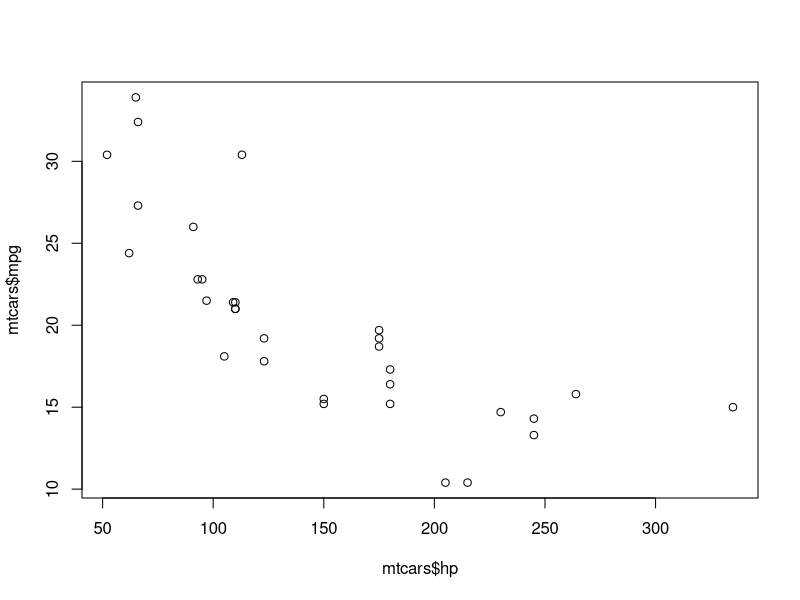
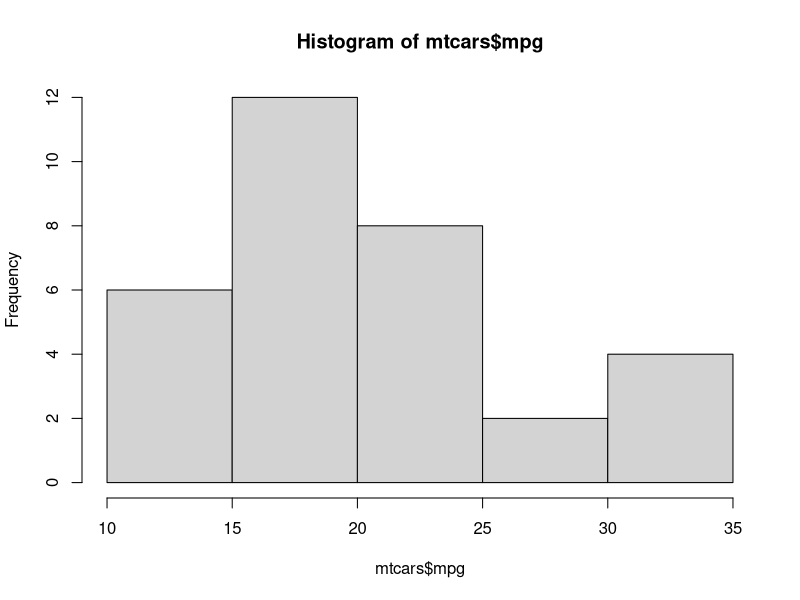
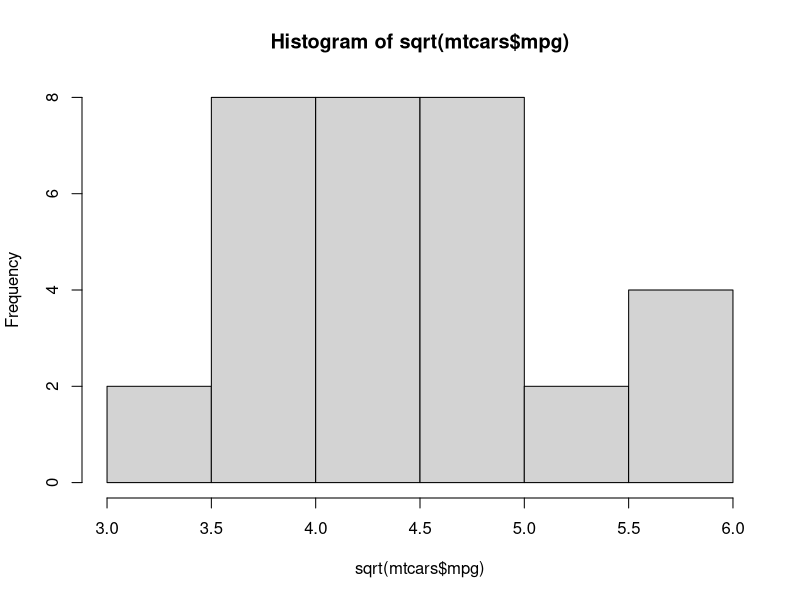
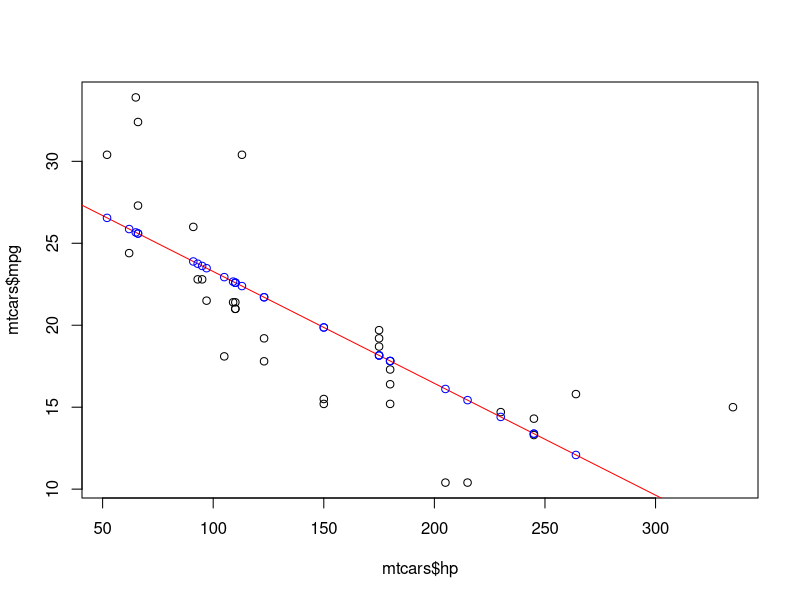
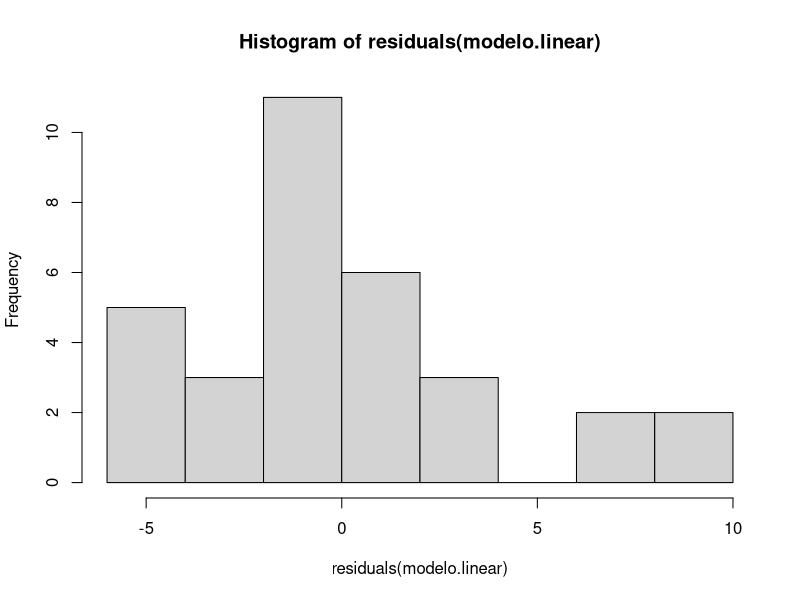
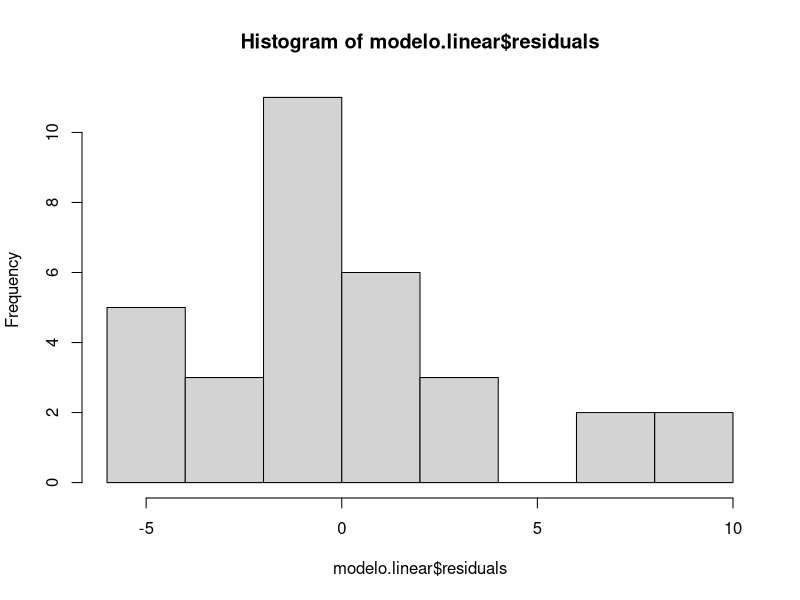

Generate these figures, in order, with R:


#
# Regressão Linear
#

# 1. Definir uma variável alvo: mpg (Y)

# 2. Definir uma variável independente: hp (X)

# Fazer o gŕafico de dispersão para tentar identificar uma relação
plot(mtcars$hp, mtcars$mpg)
# relação inversa, alpha1 é negativo

cor(mtcars$hp, mtcars$mpg)

# observar a distribuição (sqrt melhora a normalidade)
hist(mtcars$mpg)
hist(sqrt(mtcars$mpg))

# verificar a normalidade (sqrt melhora a normalidade)
# p-value deve server maior que 0.05 para aceitar
shapiro.test(mtcars$mpg)
shapiro.test(sqrt(mtcars$mpg))

modelo.linear <- lm(mtcars$mpg ~ mtcars$hp)
modelo.linear$fitted.values

plot(mtcars$hp, mtcars$mpg)
abline(modelo.linear, col = 'red')
points(modelo.linear$fitted.values ~ mtcars$hp, col = 'blue')

summary(modelo.linear)
str(summary(modelo.linear))
summary(modelo.linear)$r.squared

# retorna o alpha0 e alpha1 podendo ser usados para criar as predições de Y
coefficients(modelo.linear)

# ou usar o predict
predicao <- predict(modelo.linear, newdata = data.frame(hp=150:175))

# Verificar se os resíduos seguem a distribuição normal
hist(residuals(modelo.linear))
hist(modelo.linear$residuals)

shapiro.test(modelo.linear$residuals)
# como p-value é menor que 0.05 (5%), este modelo não se adequa

summary(modelo.linear)$r.squared
# o valor da determinação acima também indica isso, dizendo que este modelo
# explica apenas 60% dos valores da variável alvo (Y = mpg)